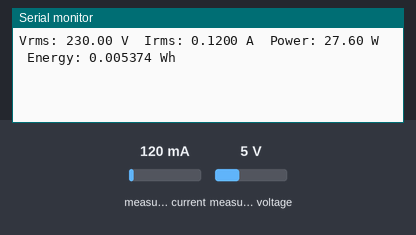
Bench run of a sketch on a simulated ESP32. Parts: the last lines printed to the serial monitor. Inputs (shaded band) come from the test bench; at power-on: measured current 120 mA, measured voltage 5 V. WiFi joins after 1.5 s; servers stay silent unless stated; uploads are accepted with an empty reply.

Above: at 3.0 s.
3.1 s: measured current set to 40 mA
At 3.1 s:
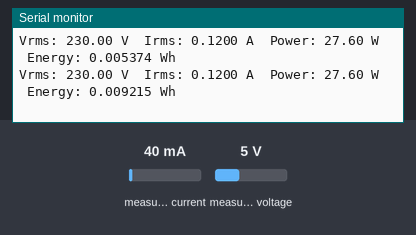
4.6 s: measured voltage set to 0.3 V
At 4.6 s:
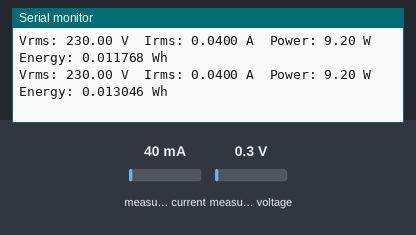
6.1 s: measured current set to 500 mA
At 6.1 s:
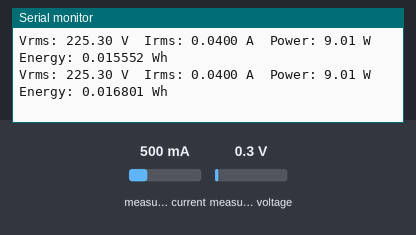
7.6 s: measured voltage set to 3.8 V
At 12.41 s:
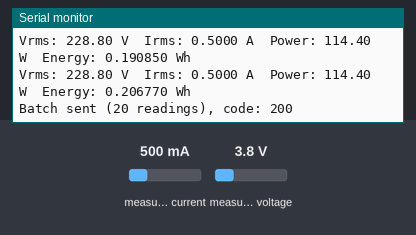
Timing chart, 0 to 13.9 s (numbered marks = the images above; inputs shaded):
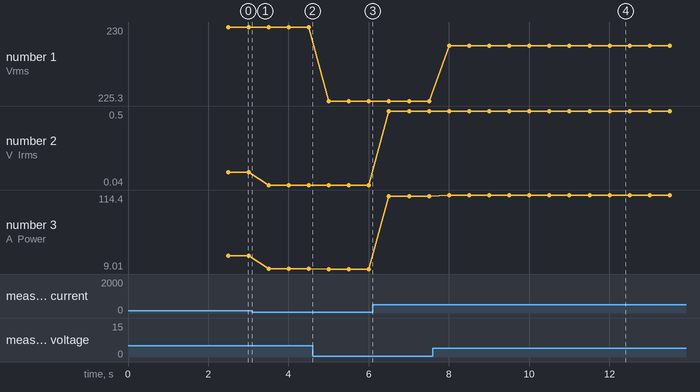

Measured:
- after the input at 7.6 s, the serial monitor: prints a new line after 0.40 s (image 4)
- plotted number 1: 230 → 225.3 after the input at 4.6 s, 225.3 → 228.8 after the input at 7.6 s
- plotted number 2: 0.12 → 0.04 after the input at 3.1 s, 0.04 → 0.5 after the input at 6.1 s
- plotted number 3: 27.6 → 9.2 after the input at 3.1 s, 9.2 → 9.01 after the input at 4.6 s, 9.01 → 112.65 after the input at 6.1 s, 112.65 → 114.4 after the input at 7.6 s

The sketch:

FeedDeviceData.ino
```cpp
#define BLYNK_PRINT Serial
#define BLYNK_TEMPLATE_ID "TMPL3HXGLadVP"
#define BLYNK_TEMPLATE_NAME "ioteehee"

#include "EmonLib.h"
#include <WiFi.h>
#include <WiFiClient.h>
#include <WiFiClientSecure.h>
#include <BlynkSimpleEsp32.h>
#include <HTTPClient.h>
#include <ArduinoJson.h>

// ---------------- OBJECTS ----------------
EnergyMonitor emon;
BlynkTimer timer;

// ---------------- CALIBRATION ----------------
// 🔥 FIXED: Voltage calibration doubled (120V → 240V issue)
#define vCalibration 213.6
#define currCalibration 0.52

// ---------------- BLYNK ----------------
char auth[] = "0cO_QnCFHs10T6hE6pY8VeiXV2a_ikZx";
char ssid[] = "Solace";
char pass[] = "damnbrodamn";

// ---------------- API ----------------
const char* apiEndpoint = "https://api.spectrawatt.upayan.dev/api/data";
const char* deviceID = "Bulb-60w";

WiFiClientSecure apiClient; // reused TLS client for batch posts

// ---------------- BATCHING ----------------
const size_t batchTarget = 20;              // target readings before flush
const unsigned long sampleIntervalMs = 500; // ~2 readings/sec
// calcVI blocks ~2s per run; set age high enough to gather ~20 samples (~40s)
const unsigned long maxBatchAgeMs = 60000;  // flush even if not full after this

struct DataPoint {
  float vrms;
  float irms;
  float apparentPower;
  float wh;
};

DataPoint dataBuffer[batchTarget];
size_t bufferCount = 0;
unsigned long lastBatchFlush = 0;

// ---------------- ENERGY ----------------
float wattHours = 0.0;
unsigned long lastmillis = 0;

// ---------------- BATCH HELPERS ----------------
void flushBatch(bool force) {
  if (bufferCount == 0) return;

  unsigned long now = millis();
  bool ageExceeded = (now - lastBatchFlush) >= maxBatchAgeMs;
  bool fullEnough = bufferCount >= batchTarget;
  if (!force && !ageExceeded && !fullEnough) return;

  if (WiFi.status() != WL_CONNECTED) return;  // Keep buffer for retry when back online

  HTTPClient http;
  http.setTimeout(7000); // allow more time to connect/post

  // Use secure client for HTTPS endpoint; trust on first use via setInsecure.
  if (!apiClient.connected()) {
    apiClient.setInsecure(); // disable cert validation; replace with cert pin if available
  }
  http.begin(apiClient, apiEndpoint);
  http.addHeader("Content-Type", "application/json");

  const size_t capacity = JSON_ARRAY_SIZE(batchTarget) + batchTarget * JSON_OBJECT_SIZE(5);
  DynamicJsonDocument doc(capacity);
  JsonArray arr = doc.to<JsonArray>();

  for (size_t i = 0; i < bufferCount; i++) {
    JsonObject obj = arr.createNestedObject();
    obj["device_id"] = deviceID;
    obj["vrms"] = dataBuffer[i].vrms;
    obj["irms"] = dataBuffer[i].irms;
    obj["apparent_power"] = dataBuffer[i].apparentPower;
    obj["wh"] = dataBuffer[i].wh;
  }

  String payload;
  serializeJson(doc, payload);

  int code = http.POST(payload);
  if (code > 0 && code < 400) {
    Serial.printf("Batch sent (%d readings), code: %d\n", bufferCount, code);
    bufferCount = 0;
    lastBatchFlush = now;
  } else {
    Serial.printf("Batch send failed, code: %d, error: %s\n", code, http.errorToString(code).c_str());
  }

  http.end();
}

void enqueueReading(float vrms, float irms, float power, float wh) {
  if (bufferCount >= batchTarget) {
    flushBatch(true);

    // Keep most recent readings if still full (e.g., WiFi down)
    if (bufferCount >= batchTarget) {
      for (size_t i = 1; i < batchTarget; i++) {
        dataBuffer[i - 1] = dataBuffer[i];
      }
      bufferCount = batchTarget - 1;
    }
  }

  if (bufferCount < batchTarget) {
    dataBuffer[bufferCount].vrms = vrms;
    dataBuffer[bufferCount].irms = irms;
    dataBuffer[bufferCount].apparentPower = power;
    dataBuffer[bufferCount].wh = wh;
    bufferCount++;
  }

  flushBatch(false);
}

// ---------------- TIMER EVENT ----------------
void myTimerEvent() {
  emon.calcVI(20, 2000);   // 20 AC cycles, 2s timeout

  unsigned long now = millis();
  float deltaHours = (now - lastmillis) / 3600000.0;
  lastmillis = now;

  float apparentPower = emon.apparentPower;
  wattHours += apparentPower * deltaHours;

  // -------- SERIAL OUTPUT --------
  Serial.print("Vrms: ");
  Serial.print(emon.Vrms, 2);
  Serial.print(" V\t");

  Serial.print("Irms: ");
  Serial.print(emon.Irms, 4);
  Serial.print(" A\t");

  Serial.print("Power: ");
  Serial.print(emon.apparentPower, 2);
  Serial.print(" W\t");

  Serial.print("Energy: ");
  Serial.print(wattHours, 6);
  Serial.println(" Wh");

  // -------- BLYNK --------
  Blynk.virtualWrite(V0, emon.Vrms);
  Blynk.virtualWrite(V1, emon.Irms);
  Blynk.virtualWrite(V2, apparentPower);
  Blynk.virtualWrite(V3, wattHours);

  // -------- BUFFER --------
  enqueueReading(emon.Vrms, emon.Irms, apparentPower, wattHours);
}

// ---------------- SETUP ----------------
void setup() {
  Serial.begin(115200);

  // ✅ ESP32 ADC FIX (CRITICAL)
  analogSetPinAttenuation(34, ADC_11db); // Current
  analogSetPinAttenuation(35, ADC_11db); // Voltage

  // Voltage pin = GPIO 35
  // Current pin = GPIO 34
  emon.voltage(35, vCalibration, 1.7);
  emon.current(34, currCalibration);

  Blynk.begin(auth, ssid, pass);

  lastmillis = millis();
  lastBatchFlush = millis();
  timer.setInterval(sampleIntervalMs, myTimerEvent);
}

// ---------------- LOOP ----------------
void loop() {
  Blynk.run();
  timer.run();

  // Flush if WiFi just came back
  flushBatch(false);
}
```
